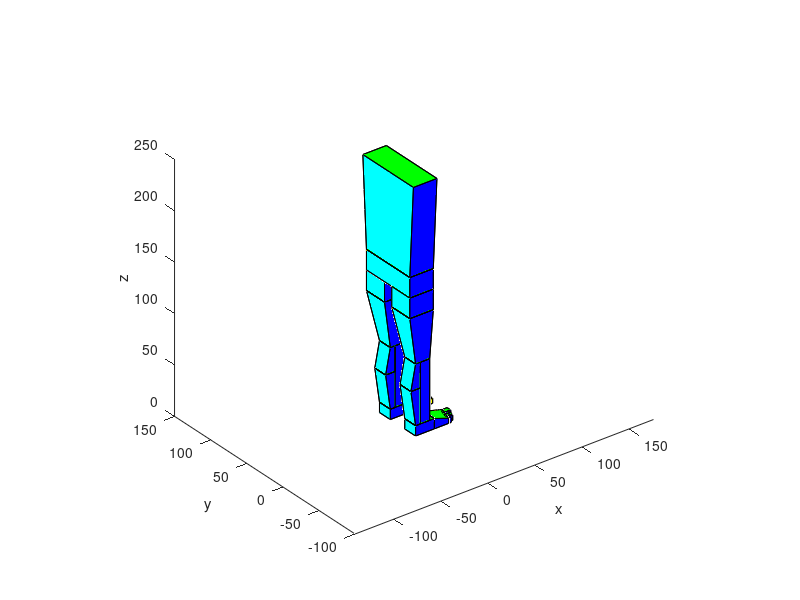

This figure's MATLAB source:
%V1=[0,0,0];
%V2=[10,0,0];
%V3=[10,10,0];
%V4=[0,10,0];
%V5=[0,0,10];
%V6=[10,0,10];
%V7=[10,10,10];
%V8=[0,10,10];

%V=[V1;V2;V3;V4;V5;V6;V7;V8];
F=[1,2,3,4;5,6,7,8;5,6,2,1;8,7,3,4;6,7,3,2;5,8,4,1];
C=[1,0,0;0,1,0;0,0,1;1,1,0;1,0,1;0,1,1];
%patch('Faces',F,'Vertices',V,'FaceVertexCData',C,'FaceColor','flat');

pieDTalon=[0,0,0;20,0,0;20,15,0;0,15,0;0,0,10;20,0,10;20,15,10;0,15,10];
patch('Faces',F,'Vertices',pieDTalon,'FaceVertexCData',C,'FaceColor','flat');
axis equal

pieDPunta=[20,0,0;35,0,0;40,15,0;20,15,0;20,0,10;35,0,5;40,15,5;20,15,10];
patch('Faces',F,'Vertices',pieDPunta,'FaceVertexCData',C,'FaceColor','flat');
axis equal

DeoGordo=[35,10,0;45,10,0;45,15,0;40,15,0;35,10,5;45,10,5;45,15,5;40,15,5];
patch('Faces',F,'Vertices',DeoGordo,'FaceVertexCData',C,'FaceColor','flat');
axis equal

DeoIndice=[35,7,0;43,7,0;43,10,0;35,10,0;35,7,5;43,7,5;43,10,5;35,10,5];
patch('Faces',F,'Vertices',DeoIndice,'FaceVertexCData',C,'FaceColor','flat');
axis equal

DeoCorazon=[35,4,0;42,4,0;42,7,0;35,7,0;35,4,5;42,4,5;42,7,5;35,7,5];
patch('Faces',F,'Vertices',DeoCorazon,'FaceVertexCData',C,'FaceColor','flat');
axis equal

DeoAnular=[35,2,0;41,2,0;41,4,0;35,4,0;35,2,5;41,2,5;41,4,5;35,4,5];
patch('Faces',F,'Vertices',DeoAnular,'FaceVertexCData',C,'FaceColor','flat');
axis equal

DeoMenique=[35,0,0;38,0,0;38,2,0;35,2,0;35,0,5;38,0,5;38,2,5;35,2,5];
patch('Faces',F,'Vertices',DeoMenique,'FaceVertexCData',C,'FaceColor','flat');
axis equal

Pierna1=[5,0,10;15,0,10;15,15,10;5,15,10;5,0,70;15,0,70;15,15,70;5,15,70];
patch('Faces',F,'Vertices',Pierna1,'FaceVertexCData',C,'FaceColor','flat');
axis equal


Pierna2=[0,0,10;5,0,10;5,15,10;0,15,10;-5,0,45;5,0,45;5,15,45;-5,15,45];
patch('Faces',F,'Vertices',Pierna2,'FaceVertexCData',C,'FaceColor','flat');
axis equal

Pierna3=[-5,0,45;5,0,45;5,15,45;-5,15,45;0,0,70;5,0,70;5,15,70;0,15,70];
patch('Faces',F,'Vertices',Pierna3,'FaceVertexCData',C,'FaceColor','flat');
axis equal

PiernaSuperior1=[0,0,70;15,0,70;15,15,70;0,15,70;-10,-5,120;15,-5,120;15,20,120;-10,20,120];
patch('Faces',F,'Vertices',PiernaSuperior1,'FaceVertexCData',C,'FaceColor','flat');
axis equal

PiernaSuperior2=[-10,-5,120;15,-5,120;15,20,120;-10,20,120;-10,-5,140;15,-5,140;15,20,140;-10,20,140];
patch('Faces',F,'Vertices',PiernaSuperior2,'FaceVertexCData',C,'FaceColor','flat');
axis equal

%Parte de cadera no me acaba de convencer
Cadera=[-10,-5,140;15,-5,140;15,55,140;-10,55,140;-10,-5,160;15,-5,160;15,55,160;-10,55,160];
patch('Faces',F,'Vertices',Cadera,'FaceVertexCData',C,'FaceColor','flat');
axis equal

%Pierna izquierda
pieDTalon2=[0,35,0;20,35,0;20,50,0;0,50,0;0,35,10;20,35,10;20,50,10;0,50,10];
patch('Faces',F,'Vertices',pieDTalon2,'FaceVertexCData',C,'FaceColor','flat');
axis equal

pieDPunta2=[20,35,0;40,35,0;35,50,0;20,50,0;20,35,10;40,35,5;35,50,5;20,50,10];
patch('Faces',F,'Vertices',pieDPunta2,'FaceVertexCData',C,'FaceColor','flat');
axis equal

DeoGordo2=[35,40,0;45,40,0;45,35,0;40,35,0;35,40,5;45,40,5;45,35,5;40,35,5];
patch('Faces',F,'Vertices',DeoGordo2,'FaceVertexCData',C,'FaceColor','flat');
axis equal

DeoIndice2=[35,43,0;43,43,0;43,40,0;35,40,0;35,43,5;43,43,5;43,40,5;35,40,5];
patch('Faces',F,'Vertices',DeoIndice2,'FaceVertexCData',C,'FaceColor','flat');
axis equal

DeoCorazon2=[35,46,0;42,46,0;42,43,0;35,43,0;35,46,5;42,46,5;42,43,5;35,43,5];
patch('Faces',F,'Vertices',DeoCorazon2,'FaceVertexCData',C,'FaceColor','flat');
axis equal

DeoAnular2=[35,48,0;41,48,0;41,46,0;35,46,0;35,48,5;41,48,5;41,46,5;35,46,5];
patch('Faces',F,'Vertices',DeoAnular2,'FaceVertexCData',C,'FaceColor','flat');
axis equal

DeoMenique2=[35,50,0;38,50,0;38,48,0;35,48,0;35,50,5;38,50,5;38,48,5;35,48,5];
patch('Faces',F,'Vertices',DeoMenique2,'FaceVertexCData',C,'FaceColor','flat');
axis equal

Pierna4=[5,35,10;15,35,10;15,50,10;5,50,10;5,35,70;15,35,70;15,50,70;5,50,70];
patch('Faces',F,'Vertices',Pierna4,'FaceVertexCData',C,'FaceColor','flat');
axis equal

Pierna5=[0,35,10;5,35,10;5,50,10;0,50,10;-5,35,45;5,35,45;5,50,45;-5,50,45];
patch('Faces',F,'Vertices',Pierna5,'FaceVertexCData',C,'FaceColor','flat');
axis equal

Pierna6=[-5,35,45;5,35,45;5,50,45;-5,50,45;0,35,70;5,35,70;5,50,70;0,50,70];
patch('Faces',F,'Vertices',Pierna6,'FaceVertexCData',C,'FaceColor','flat');
axis equal

PiernaSuperior3=[0,35,70;15,35,70;15,50,70;0,50,70;-10,30,120;15,30,120;15,55,120;-10,55,120];
patch('Faces',F,'Vertices',PiernaSuperior3,'FaceVertexCData',C,'FaceColor','flat');
axis equal

PiernaSuperior4=[-10,30,120;15,30,120;15,55,120;-10,55,120;-10,30,140;15,30,140;15,55,140;-10,55,140];
patch('Faces',F,'Vertices',PiernaSuperior4,'FaceVertexCData',C,'FaceColor','flat');
axis equal

torso = [-10,-5,160;15,-5,160;15,55,160;-10,55,160;-10,-10,250;15,-10,250;15,60,250;-10,60,250];
patch('Faces', F, 'Vertices',torso,'FaceVertexCData', C, 'FaceColor','flat');
axis equal

xlabel('x');
ylabel('y');
zlabel('z');
view(3);